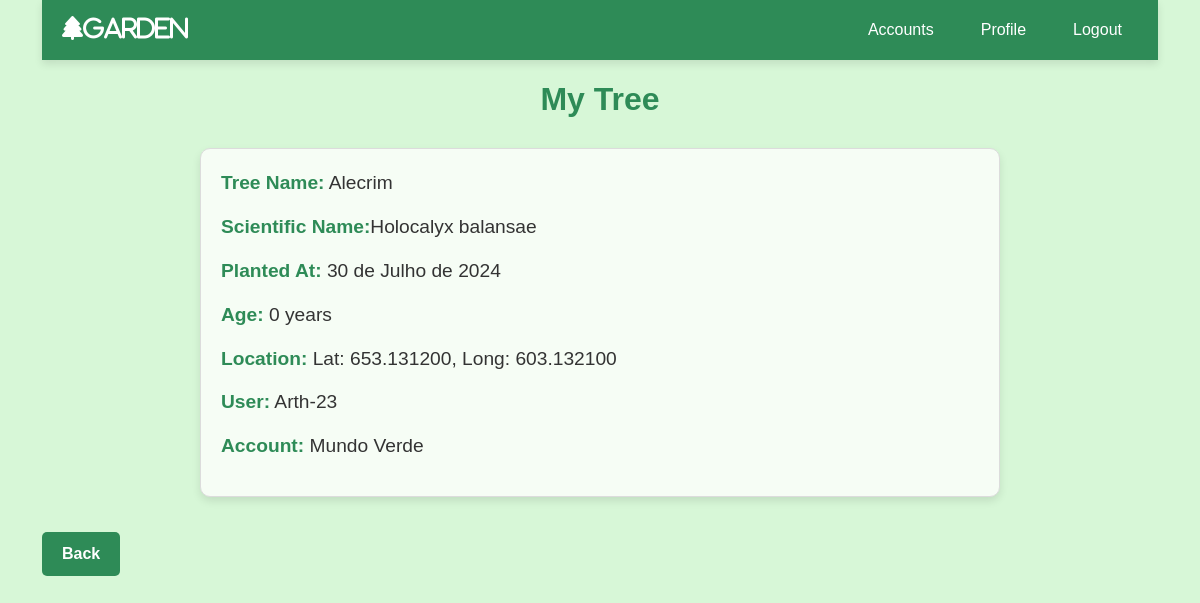
The app's page /tree/15/user/4/account/1 (signed in) with its own data.
### Trees/models.py (models this page shows, shortened)
class PlantedTree(models.Model):
    age = models.IntegerField(default=0)
    planted_at = models.DateField(auto_now_add=True)
    tree = models.ForeignKey(Plant, on_delete=models.CASCADE, null=False, related_name='planted_tree')
    user = models.ForeignKey(CustomUser, on_delete=models.CASCADE, null=False, related_name='planted_trees')
    account = models.ForeignKey(Account, on_delete=models.CASCADE, null=False, related_name='planted_trees')
    latitude = models.DecimalField(max_digits=9, decimal_places=6)
    longitude = models.DecimalField(max_digits=9, decimal_places=6)
    def location(self):
        location = f'Lat: {self.latitude}, Long: {self.longitude}'
        return location
    def get_user(self):
        return self.user.username
    def get_account(self):
        return self.account.name
    def planted_tree(self):
        return self.tree.name
    def get_scientific_name(self):
        return self.tree.scientific_name

class Plant(models.Model):
    name = models.CharField(max_length=100, null=False, blank=False)
    scientific_name = models.CharField(max_length=255, null=True, blank=True)

### Users/models.py (models this page shows, shortened)
class CustomUser(AbstractUser):
    accounts = models.ManyToManyField(Account, blank=True, related_name='users')
    profile = models.OneToOneField('Profile', on_delete=models.CASCADE, null=True, blank=True, related_name='user')

class Account(models.Model):
    name = models.CharField(max_length=50, null=False, blank=False)
    creation_date = models.DateField(auto_now_add=True)
    active = models.BooleanField(default=True)

### Trees/views.py (the view)
# urls.py: path('tree/<int:pk>/user/<int:user_id>/account/<int:account_id>', PlantedTreeDetailView.as_view(), name='tree_detail'),
class PlantedTreeDetailView(LoginRequiredMixin, DetailView):
    model = PlantedTree
    template_name = 'planted_tree_detail.html'
    context_object_name = 'tree'
    def get_context_data(self, **kwargs):
        account = Account.objects.get(id=self.kwargs.get('account_id'))
        context = super().get_context_data(**kwargs)
        context['user'] = self.request.user
        context['account'] = account
        return context
    def dispatch(self, request, *args, **kwargs):
        planted_tree = self.get_object()
        if planted_tree.user != request.user:
            raise PermissionDenied
        return super().dispatch(request, *args, **kwargs)

### Trees/templates/planted_tree_detail.html (shortened to what this page needs)
{% extends 'include/base.html' %}
{% load static %}
{% block imports %}
<link rel="stylesheet" href="https://cdnjs.cloudflare.com/ajax/libs/font-awesome/6.0.0-beta3/css/all.min.css">
<link rel="stylesheet" href="{% static '/styles/planted_tree.css' %}">
{% endblock imports %}
{% block content %}
{% include 'include/partials/_topbar.html' %}
<div class="content">
    <h1>My Tree</h1>
    <div class="detail">
        <p><strong>Tree Name:</strong> {{ tree.planted_tree }}</p>
        <p><strong>Scientific Name:</strong>{{ tree.get_scientific_name }}</p>
        <p><strong>Planted At:</strong> {{ tree.planted_at }}</p>
        <p><strong>Age:</strong> {{ tree.age }} years</p>
        <p><strong>Location:</strong> {{ tree.location }}</p>
        <p><strong>User:</strong> {{ tree.get_user }}</p>
        <p><strong>Account:</strong> {{ tree.get_account }}</p>
    </div>
    <a class="back-button" onclick="window.history.back();">Back</a>
</div>
{% endblock content %}

### setup/static/styles/planted_tree.css (style rules this page uses)
body { font-family: Arial, sans-serif; background-color: #d7f7d7; color: #333; margin: 0; padding: 0; }
h1 { text-align: center; color: #2e8b57; margin-top: 20px; margin-bottom: 30px; font-size: 2rem; font-weight: bold; }
.detail { max-width: 800px; margin: 20px auto; padding: 20px; background-color: #f6fdf5; border: 1px solid #dcdcdc; border-radius: 10px; box-shadow: 0 4px 8px rgba(0, 0, 0, 0.1); color: #333; }
.detail p { font-size: 1.2rem; margin-bottom: 15px; }
.detail p strong { color: #2e8b57; }
.back-button { margin-top: 15px; display: inline-block; padding: 10px 20px; margin-bottom: 20px; background-color: #2e8b57; color: #ffffff; text-decoration: none; border-radius: 5px; font-size: 1rem; font-weight: bold; text-align: center; transition: background-color 0.3s, transform 0.3s; }

### records on screen
PlantedTree: planted_tree "Alecrim", get_scientific_name "Holocalyx balansae", planted_at "30 de Julho de 2024", age "0", location "Lat: 653.131200, Long: 603.132100", get_user "Arth-23", get_account "Mundo Verde"
